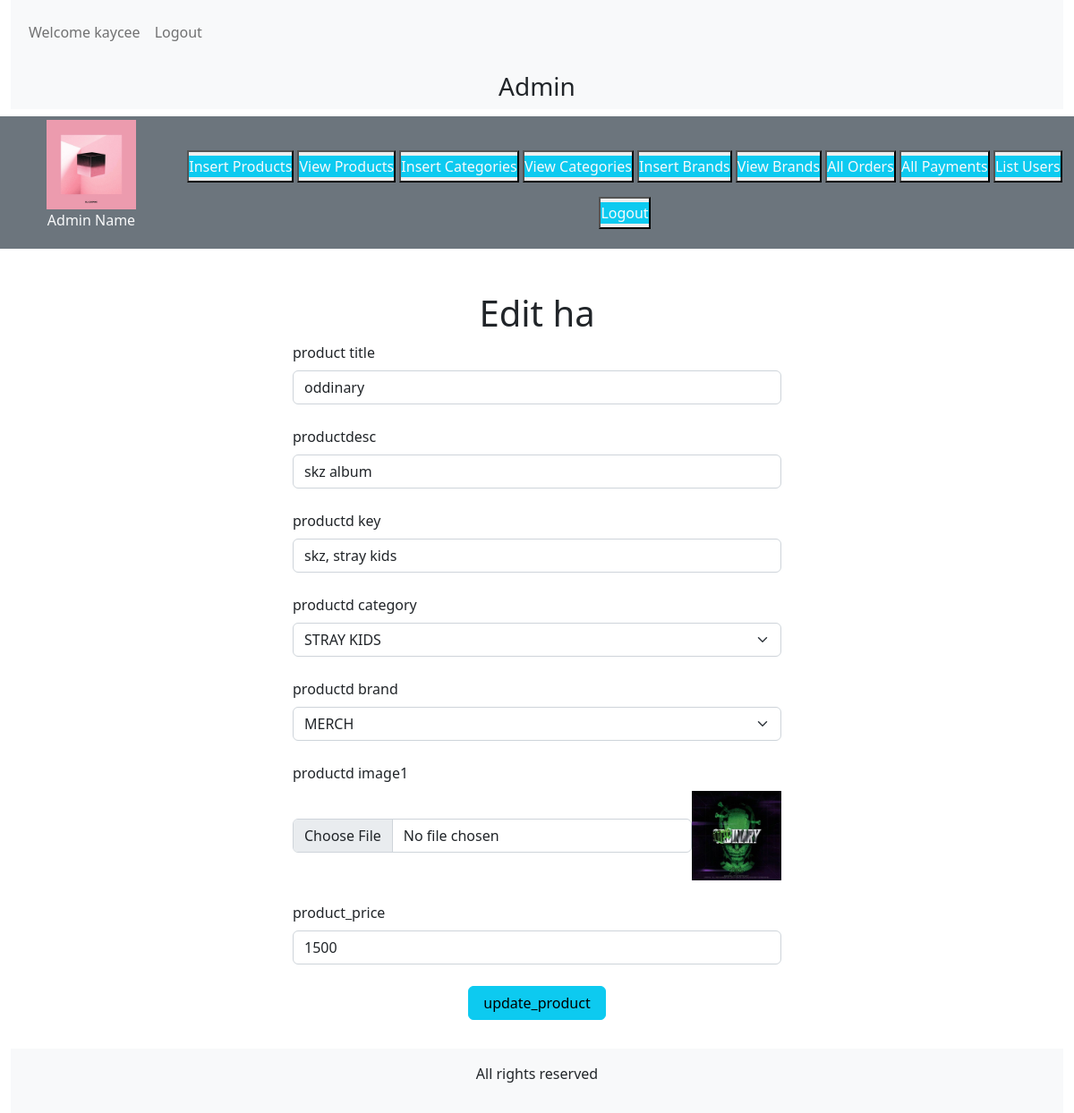
/admin/index.php?editproducts=2 (signed in), run on the app's committed database.
### tables this page shows
CREATE TABLE `products` (
  `product_id` int(11) NOT NULL,
  `product_title` varchar(100) NOT NULL,
  `product_description` varchar(255) NOT NULL,
  `product_keywords` varchar(255) NOT NULL,
  `category_id` int(11) NOT NULL,
  `brand_id` int(11) NOT NULL,
  `product_image1` varchar(255) NOT NULL,
  `product_image2` varchar(255) NOT NULL,
  `product_image3` varchar(255) NOT NULL,
  `product_price` varchar(100) NOT NULL,
  `date` timestamp NOT NULL DEFAULT current_timestamp() ON UPDATE current_timestamp(),
  `status` varchar(100) NOT NULL
);

### admin/editproducts.php (the view, shortened to what this page needs)
<?php
if(isset($_GET['editproducts'])){
    $edit_id=$_GET['editproducts'];
    $get_data="Select * from `products` where product_id=$edit_id";
    $result=mysqli_query($con, $get_data);
    $row=mysqli_fetch_assoc($result);
    $product_title=$row['product_title'];
    $product_description=$row['product_description'];
    $product_keywords=$row['product_keywords'];
    $brand_id=$row['brand_id'];
    $product_image1=$row['product_image1'];
    $product_price=$row['product_price'];
}
?>
<!DOCTYPE html>
<html lang="en">
<head>
</head>
<body>
    <div class="container mt-5">
        <h1 class="text-center">Edit ha</h1>
        <form action="" method="post" enctype="multipart/form-data">
            <div class="form-outline w-50 m-auto mb-4">
                <label for="product_title" class="form-label"> product title</label>
                <input type="text" id="product_title" value="<?php echo $product_title ?>" name="product_title" class="form-control" required="required">
            </div>
            <div class="form-outline w-50 m-auto mb-4">
                <label for="product_description" class="form-label"> productdesc</label>
                <input type="text" id="product_description" value="<?php echo $product_description ?>" name="product_description" class="form-control" required="required">
            </div>
            <div class="form-outline w-50 m-auto mb-4">
                <label for="product_keywords" class="form-label"> productd key</label>
                <input type="text" id="product_keywords" value="<?php echo $product_keywords ?>" name="product_keywords" class="form-control" required="required">
            </div>
            <div class="form-outline w-50 m-auto mb-4">
            <label for="product_category" class="form-label"> productd category</label>
                <select name="product_category" class="form-select">
                <?php
                 $select_category_all ="Select * from `categories` ";
                 $result_category_all=mysqli_query($con, $select_category_all);
                 while($row_category_all=mysqli_fetch_assoc($result_category_all)){
                    $category_title=$row_category_all['category_title'];
                    $category_id=$row_category_all['category_id'];
                    echo "<option value='$category_id'>$category_title</option>";
                 }
                ?>
                </select>
            </div>
            <div class="form-outline w-50 m-auto mb-4">
            <label for="product_brand" class="form-label"> productd brand</label>
                <select name="product_brand" class="form-select">
                    <?php
                    $select_brand_all ="Select * from `brands` ";
                    $result_brand_all=mysqli_query($con, $select_brand_all);
                    while($row_brand_all=mysqli_fetch_assoc($result_brand_all)){
                        $brand_title=$row_brand_all['brand_title'];
                        echo "<option value='$brand_id'>$brand_title</option>";
                     }
                     ?>
                </select>
            </div>
            <div class="form-outline w-50 m-auto mb-4">
                <label for="product_image1" class="form-label"> productd image1</label>
                <div class="d-flex">
                <input type="file" id="product_image1" name="product_image1" class="form-control w-90 m-auto" required="required">
                <img src="./product_images/<?php echo $product_image1?>" alt="" class="product_img">
                </div>
            </div>
            <div class="form-outline w-50 m-auto mb-4">
                <label for="product_price" class="form-label"> product_price</label>
                <input type="text" id="product_price" value="<?php echo $product_price ?>" name="product_price" class="form-control" required="required">
            </div>
            <div class="text-center">
                <input type="submit" name="edit_products" value="update_product" class="btn btn-info px-3 mb-3">
            </div>
        </form>
    </div>
</body>
</html>

### style.css (style rules this page uses)
* { margin: 0; padding: 0; box-sizing: border-box; }

### admin/index.php (style rules this page uses)
.product_img { width:100px; object-fit: contain; }

### data on the page
products: product_title "oddinary", product_description "skz album", product_keywords "skz, stray kids", product_image1 (picture), product_price "1500"

### other printed values
$_SESSION['admin_name'] "kaycee"
form field product_category "STRAY KIDS"
form field product_brand "MERCH"
